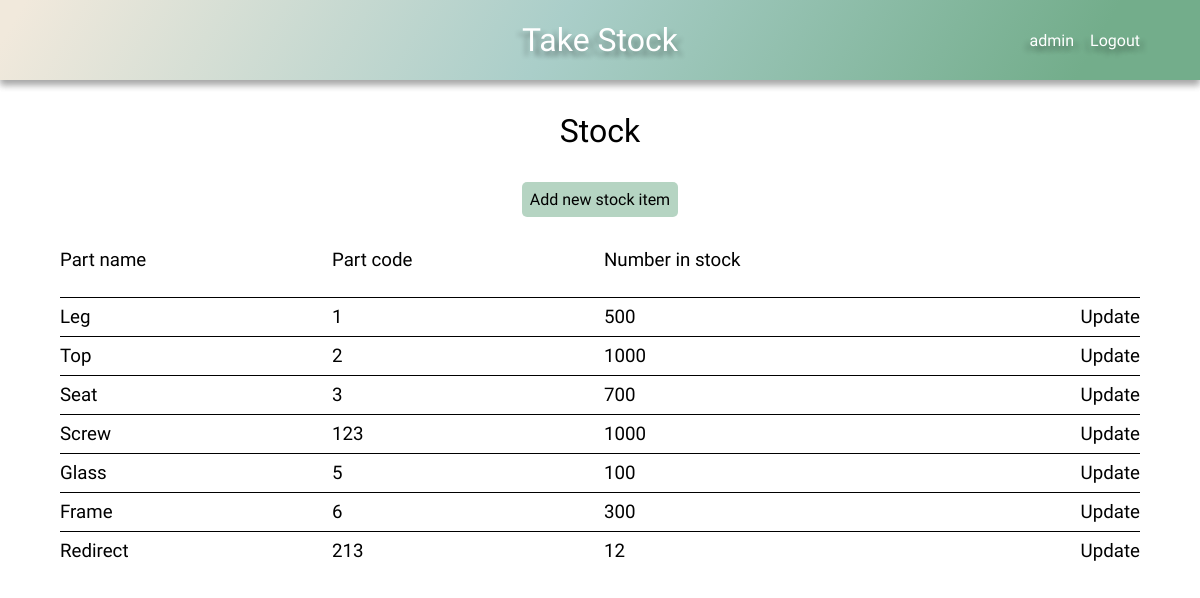
The page /stock/ (signed in) on the database its author committed.
### stock/models.py (models this page shows, shortened)
class Stock(models.Model):
    name = models.CharField(max_length=100)
    code = models.CharField(max_length=100)
    number_in_stock = models.IntegerField()
    company = models.ForeignKey(User, on_delete=models.CASCADE, default=1)

### stock/views.py (the view)
# urls.py: path('stock/', stock_page, name='stock'),
def stock_page(request):
    default_user = request.user
    stock = Stock.objects.filter(company=default_user)
    context = {
        'stock': stock,
    }
    return render(request, 'stock.html', context)

### stock/context_processors.py (called while the page is built)
def base(request):
    default_user = request.user
    return ({'default_user': default_user})

### stock/templates/stock.html
{% extends 'base.html' %}
{% load static %}
{% block head %}
    <link rel="stylesheet" href="{% static 'css/style.css' %}">
    <link rel="stylesheet" href="{% static 'css/grid.css' %}">
{% endblock %}
{% block content %}
    <h1>Stock</h1>
    <div class="add-new btn btn-submit btn-hover">
        <a href="{% url 'add_new_stock_part' %}">Add new stock item</a>
    </div>
    {% if not stock %}
        <h2 class="center">You haven't added any stock yet!</h2>
    {% else %}
        <div class="grid">
            <div class="grid-headings grid-4">
                <h3>Part name</h3>
                <h3>Part code</h3>
                <h3>Number in stock</h3>
            </div>
            {% for item in stock %}
            <div class="grid-row grid-4">
                <div class="item-name-content">
                    <h3>{{ item.name }}</h3>
                </div>
                <div class="item-code-content">
                    <h3>{{ item.code }}</h3>
                </div>
                <div class="item-number-content">
                    <h3>{{ item.number_in_stock }}</h3>
                </div>
                <div class="update">
                    <h3><a href="{% url 'update-stock' item.pk %}">Update</a></h3>
                </div>
            </div>
            {% endfor %}
        </div>
    {% endif %}
{% endblock %}

### stock/templates/base.html (shortened to what this page needs)
{% load static %}
<!DOCTYPE html>
<html lang="en">
<head>
    <link rel="stylesheet" href="{% static 'css/style.css' %}">
    {% block head %}
    {% endblock %}
</head>
<body>
    <header class="main-header">
        <h1><a href="{% url 'home' %}">Take Stock</a></h1>
        <div class="user-nav">
            {% if user.is_authenticated %}
                <div id="dropdown">{{ default_user }}
                </div>
                <a href="{% url 'logout' %}">Logout</a>
            {% else %}
                <a href="{% url 'login' %}">Login</a>
                <a href="{% url 'register' %}">Register</a>
            {% endif %}
        </div>
    </header>
    {% block content %}
    {% endblock %}
</body>
</html>

### stock/static/css/style.css (style rules this page uses)
:root { --clr-mix-calm: 120deg, #f1e9dc 2%, #aacec9, #73ad8b 90%; --shadow: 0 10px 20px 0 rgba(0, 0, 0, .2), 0 10px 20px 0 rgba(0, 0, 0, .2); --shadow-s: 0 5px 7px 0 rgba(0, 0, 0, .2), 0 5px 7px 0 rgba(0, 0, 0, .2); --shadow-l: 0 20px 30px 0 rgba(0, 0, 0, .2), 0 20px 30px 0 rgba(0, 0, 0, .2); --shadow-tl: 5px 5px 5px rgba(0, 0, 0, .2), -5px 5px 5px rgba(0, 0, 0, .2); --header-height: 5em; --hover: .522; --btn-submit: hsla(145, 26%, 56%, var(--hover)); --btn-delete: hsla(0, 58%, 86%, var(--hover)); }
*, *::before, *::after { margin: 0; padding: 0; box-sizing: border-box; text-decoration: none; list-style-type: none; color: #000000; font-family: 'Nanum Gothic', 'Gill Sans', 'Gill Sans MT', Calibri, 'Trebuchet MS', sans-serif; font-weight: 300; }
body { overflow-x: hidden; }
h1, .center, .add-new { width: max-content; margin: 1em auto; }
.add-new { padding: .5em; border-radius: 5px; }
.main-header { display: flex; justify-content: center; align-items: center; height: var(--header-height); background: linear-gradient(var(--clr-mix-calm)); box-shadow: var(--shadow-s); position: relative; }
.main-header h1 a { color: #FFFFFF; text-shadow: var(--shadow-tl); }
.btn { border: none; }
.btn-submit { background-color: var(--btn-submit); }
.user-nav { max-width: 20%; display: flex; justify-content: space-between; gap: 1em; position: absolute; right: 5%; }
.user-nav div, .user-nav a { color: #FFFFFF; text-shadow: var(--shadow-tl); }
#dropdown { position: relative; cursor: pointer; }

### stock/static/css/grid.css (style rules this page uses)
.grid { display: grid; min-width: 80%; max-width: 90%; margin: 2em auto; grid-auto-flow: row; grid-column: repeat(12, 1fr); }
.grid-headings { display: grid; height: 3em; }
.grid-row { display: grid; align-items: center; grid-auto-flow: column; padding: .5em 0; border-top: 1px solid #000000; }
.grid-4 { grid-template-columns: repeat(4, 1fr); gap: .5em; }
.grid-4 > *, .grid-5 > * { max-width: 100%; overflow-x: scroll; }
.update { text-align: end; }

### rows shown on the page
Stock: name "Leg", code "1", number_in_stock "500"
Stock: name "Top", code "2", number_in_stock "1000"
Stock: name "Seat", code "3", number_in_stock "700"
Stock: name "Screw", code "123", number_in_stock "1000"
Stock: name "Glass", code "5", number_in_stock "100"
Stock: name "Frame", code "6", number_in_stock "300"
Stock: name "Redirect", code "213", number_in_stock "12"

### other values the page prints
{{ default_user }} "admin"
